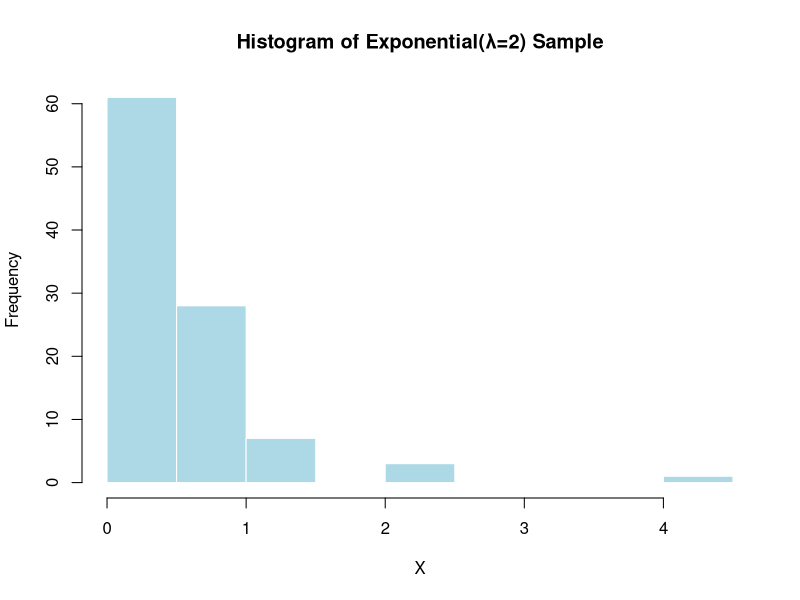

Write R code to recreate this figure.
# slide 5
n <- 5
U <- runif(n, min = 0, max = 1)
X <- (16*U)^(1/4)
print(X)

# slide 7
n <- 100
lambda <- 2
U <- runif(n, min = 0, max = 1)
X <- -log(1-U)/lambda
print(X)
hist(X, breaks = 15, main = "Histogram of Exponential(λ=2) Sample", 
     xlab = "X", ylab = "Frequency", col = "lightblue", border = "white")

